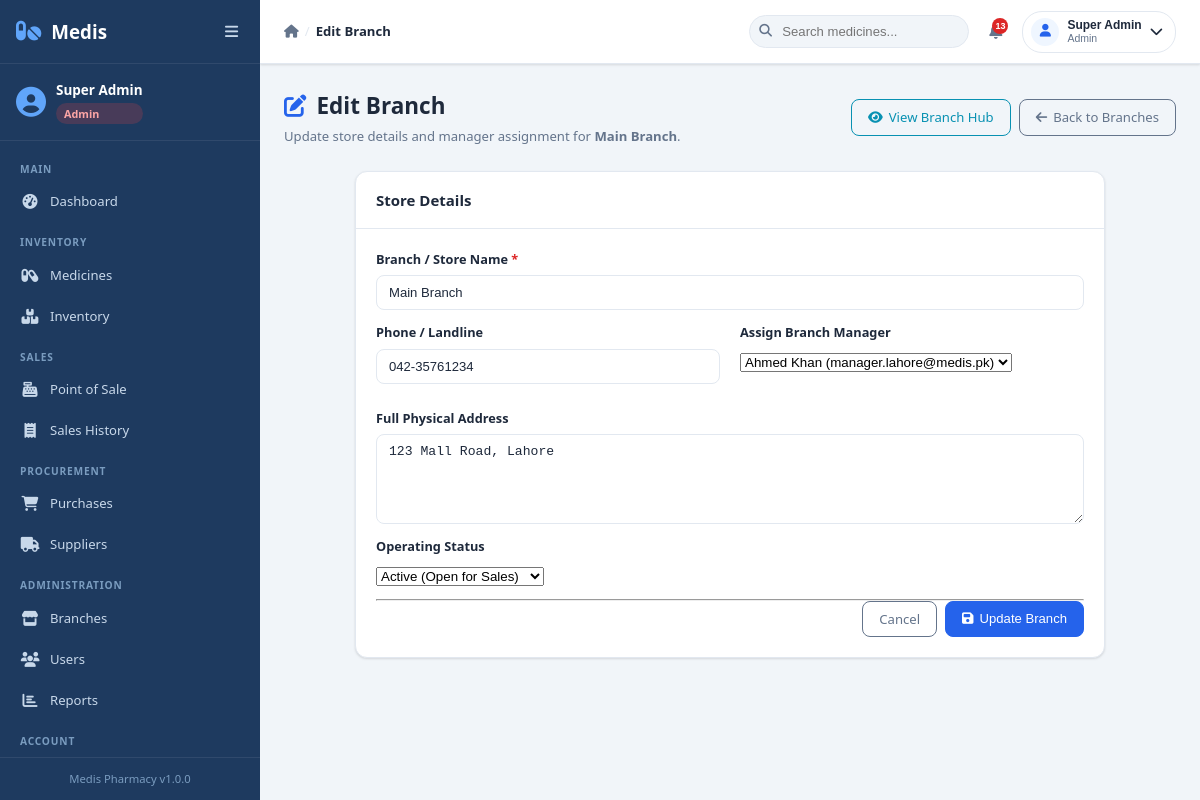
The page /modules/branches/edit.php?id=1 (signed in) on the database its author committed.
### tables this page shows
CREATE TABLE branches (
  id INT AUTO_INCREMENT PRIMARY KEY,
  name VARCHAR(100) NOT NULL,
  address TEXT,
  phone VARCHAR(20),
  manager_id INT NULL,
  status ENUM('active','inactive') DEFAULT 'active',
  created_at TIMESTAMP DEFAULT CURRENT_TIMESTAMP,
  updated_at TIMESTAMP DEFAULT CURRENT_TIMESTAMP ON UPDATE CURRENT_TIMESTAMP
);

CREATE TABLE users (
  id INT AUTO_INCREMENT PRIMARY KEY,
  name VARCHAR(100) NOT NULL,
  email VARCHAR(100) UNIQUE NOT NULL,
  password VARCHAR(255) NOT NULL,
  role ENUM('admin','manager','cashier') NOT NULL,
  branch_id INT NULL,
  status ENUM('active','inactive') DEFAULT 'active',
  created_at TIMESTAMP DEFAULT CURRENT_TIMESTAMP,
  updated_at TIMESTAMP DEFAULT CURRENT_TIMESTAMP ON UPDATE CURRENT_TIMESTAMP,
  FOREIGN KEY (branch_id) REFERENCES branches(id) ON DELETE SET NULL
);

### includes/functions.php (called while the page is built, shortened)
<?php
function e($str): string {
    return htmlspecialchars((string)($str ?? ''), ENT_QUOTES, 'UTF-8');
}

### modules/branches/edit.php (the view, shortened to what this page needs)
<?php
require_once __DIR__ . '/../../includes/functions.php';
$db = getDB();
$id = (int)($_GET['id'] ?? 0);
$stmt = $db->prepare("SELECT * FROM branches WHERE id = ?");
$stmt->execute([$id]);
$branch = $stmt->fetch();
$managers = $db->query("SELECT id, name, email FROM users WHERE role = 'manager' AND status = 'active' ORDER BY name ASC")->fetchAll();
require_once __DIR__ . '/../../includes/header.php';
?>
<div class="page-header">
    <div>
        <h2 class="page-title"><i class="fas fa-edit text-primary"></i> Edit Branch</h2>
        <p class="page-subtitle">Update store details and manager assignment for <strong><?= e($branch['name']) ?></strong>.</p>
    </div>
    <div class="page-actions">
        <a href="<?= BASE_URL ?>/modules/branches/view.php?id=<?= $branch['id'] ?>" class="btn btn-outline-info">
            <i class="fas fa-eye"></i> View Branch Hub
        </a>
        <a href="<?= BASE_URL ?>/modules/branches/index.php" class="btn btn-outline-secondary">
            <i class="fas fa-arrow-left"></i> Back to Branches
        </a>
    </div>
</div>
<div class="card shadow-sm" style="max-width: 750px; margin: 0 auto;">
    <div class="card-header"><h5 class="card-title m-0">Store Details</h5></div>
    <div class="card-body">
        <form method="POST" action="">
            <div class="mb-3">
                <label class="form-label" for="name">Branch / Store Name <span class="text-danger">*</span></label>
                <input type="text" id="name" name="name" class="form-control" required
                       value="<?= e($branch['name']) ?>">
            </div>
            <div class="row mb-3">
                <div class="col-md-6 mb-3">
                    <label class="form-label" for="phone">Phone / Landline</label>
                    <input type="text" id="phone" name="phone" class="form-control"
                           value="<?= e($branch['phone'] ?? '') ?>">
                </div>
                <div class="col-md-6 mb-3">
                    <label class="form-label" for="manager_id">Assign Branch Manager</label>
                    <select id="manager_id" name="manager_id" class="form-select">
                        <?php foreach ($managers as $mgr): ?>
                            <option value="<?= $mgr['id'] ?>" <?= (int)$branch['manager_id'] === (int)$mgr['id'] ? 'selected' : '' ?>>
                                <?= e($mgr['name']) ?> (<?= e($mgr['email']) ?>)
                            </option>
                        <?php endforeach; ?>
                    </select>
                </div>
            </div>
            <div class="mb-3">
                <label class="form-label" for="address">Full Physical Address</label>
                <textarea id="address" name="address" class="form-control" rows="3"><?= e($branch['address'] ?? '') ?></textarea>
            </div>
            <div class="mb-3">
                <label class="form-label" for="status">Operating Status</label>
                <select id="status" name="status" class="form-select" style="max-width: 250px;">
                    <option value="active" <?= $branch['status'] === 'active' ? 'selected' : '' ?>>Active (Open for Sales)</option>
                </select>
            </div>
            <hr class="my-4">
            <div class="d-flex justify-content-end gap-2">
                <a href="<?= BASE_URL ?>/modules/branches/index.php" class="btn btn-outline-secondary">Cancel</a>
                <button type="submit" class="btn btn-primary"><i class="fas fa-save"></i> Update Branch</button>
            </div>
        </form>
    </div>
</div>
<?php require_once __DIR__ . '/../../includes/footer.php'; ?>

### assets/css/style.css (style rules this page uses)
:root { --sidebar-width: 260px; --sidebar-collapsed-width: 68px; --sidebar-bg: #1e3a5f; --sidebar-hover: #163152; --sidebar-active: #2a5490; --sidebar-text: #c8d8ea; --sidebar-text-muted: #7a9cbf; --sidebar-border: rgba(255,255,255,0.08); --primary: #2563eb; --primary-dark: #1d4ed8; --primary-light: #eff6ff; --secondary: #64748b; --success: #16a34a; --success-light: #f0fdf4; --danger: #dc2626; --danger-light: #fef2f2; --warning: #d97706; --warning-light: #fffbeb; --info: #0891b2; --info-light: #ecfeff; --bg: #f1f5f9; --card-bg: #ffffff; --text: #1e293b; --text-muted: #64748b; --border: #e2e8f0; --shadow: 0 1px 3px rgba(0,0,0,.08), 0 1px 2px rgba(0,0,0,.05); --shadow-md: 0 4px 6px -1px rgba(0,0,0,.07), 0 2px 4px -1px rgba(0,0,0,.05); --shadow-lg: 0 10px 15px -3px rgba(0,0,0,.08), 0 4px 6px -2px rgba(0,0,0,.04); --radius: 8px; --radius-lg: 12px; --topbar-height: 64px; --transition: .2s ease; }
*, *::before, *::after { box-sizing: border-box; margin: 0; padding: 0; }
html { font-size: 15px; scroll-behavior: smooth; }
body { font-family: 'Segoe UI', system-ui, -apple-system, sans-serif; background: var(--bg); color: var(--text); line-height: 1.6; overflow-x: hidden; }
a { color: var(--primary); text-decoration: none; }
.page-header { display: flex; align-items: center; justify-content: space-between; margin-bottom: 24px; flex-wrap: wrap; gap: 12px; }
.page-title { font-size: 1.5rem; font-weight: 700; color: var(--text); display: flex; align-items: center; gap: 10px; }
.page-title i { color: var(--primary); }
.page-subtitle { font-size: 0.875rem; color: var(--text-muted); margin-top: 2px; }
.page-actions { display: flex; gap: 8px; flex-wrap: wrap; }
.card { background: var(--card-bg); border: 1px solid var(--border); border-radius: var(--radius-lg); box-shadow: var(--shadow); overflow: hidden; }
.card-header { display: flex; align-items: center; justify-content: space-between; padding: 16px 20px; border-bottom: 1px solid var(--border); gap: 12px; }
.card-title { font-size: 1rem; font-weight: 600; color: var(--text); display: flex; align-items: center; gap: 8px; }
.card-body { padding: 20px; }
.btn { display: inline-flex; align-items: center; gap: 6px; padding: 8px 16px; border-radius: var(--radius); font-size: 0.875rem; font-weight: 500; border: 1px solid transparent; cursor: pointer; transition: all var(--transition); text-decoration: none; white-space: nowrap; line-height: 1.4; }
.btn-primary { background: var(--primary); color: #fff; border-color: var(--primary); }
.btn-outline-secondary { background: transparent; color: var(--secondary); border-color: var(--border); }
.form-label { display: block; font-size: 0.85rem; font-weight: 600; color: var(--text); margin-bottom: 6px; }
.form-control { display: block; width: 100%; padding: 9px 12px; border: 1px solid var(--border); border-radius: var(--radius); font-size: 0.875rem; color: var(--text); background: var(--card-bg); outline: none; transition: border-color var(--transition), box-shadow var(--transition); }
textarea.form-control { resize: vertical; min-height: 90px; }
.d-flex { display: flex; }
.text-primary { color: var(--primary); }
.text-danger { color: var(--danger); }
.row { display: flex; flex-wrap: wrap; margin-right: -10px; margin-left: -10px; }
.col-md-6 { flex: 0 0 50%; max-width: 50%; padding: 0 10px; }
.d-flex { display: flex !important; }
.justify-content-end { justify-content: flex-end !important; }
.gap-2 { gap: 8px !important; }
.m-0 { margin: 0 !important; }
.mb-3 { margin-bottom: 12px !important; }
.shadow-sm { box-shadow: var(--shadow) !important; }
.text-primary { color: #2563eb !important; }
.text-danger { color: #dc2626 !important; }
.btn-outline-secondary { border: 1px solid var(--secondary); color: var(--secondary); background: transparent; }
.btn-outline-info { border: 1px solid var(--info); color: var(--info); background: transparent; }

### rows shown on the page
branches: name "Main Branch", phone "042-35761234", manager_id "Ahmed Khan (manager.lahore@medis.pk)", address "123 Mall Road, Lahore", status "Active (Open for Sales)"

### other values the page prints
$currentUser['name'] "Super Admin"
$currentUser['role'] "Admin"
APP_NAME "Medis Pharmacy"
APP_VERSION "1.0.0"
$pageTitle "Edit Branch"
$totalAlerts "13"
